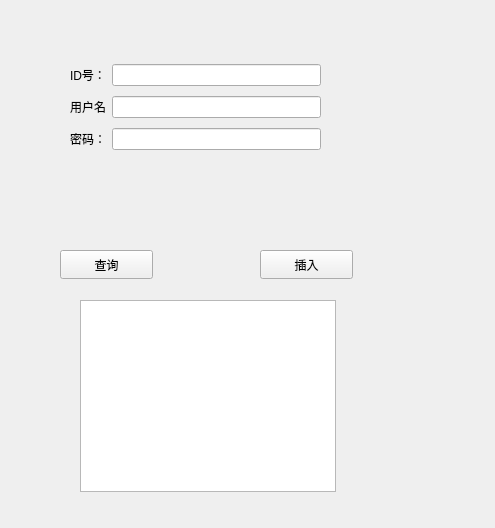
<?xml version="1.0" encoding="UTF-8"?>
<ui version="4.0">
 <class>Widget</class>
 <widget class="QWidget" name="Widget">
  <property name="geometry">
   <rect>
    <x>0</x>
    <y>0</y>
    <width>495</width>
    <height>528</height>
   </rect>
  </property>
  <property name="windowTitle">
   <string>Widget</string>
  </property>
  <widget class="QPushButton" name="pushButtonSearch">
   <property name="geometry">
    <rect>
     <x>60</x>
     <y>250</y>
     <width>93</width>
     <height>29</height>
    </rect>
   </property>
   <property name="text">
    <string>查询</string>
   </property>
  </widget>
  <widget class="QPushButton" name="pushButtonInsert">
   <property name="geometry">
    <rect>
     <x>260</x>
     <y>250</y>
     <width>93</width>
     <height>29</height>
    </rect>
   </property>
   <property name="text">
    <string>插入</string>
   </property>
  </widget>
  <widget class="QTableView" name="tableView">
   <property name="geometry">
    <rect>
     <x>80</x>
     <y>300</y>
     <width>256</width>
     <height>192</height>
    </rect>
   </property>
  </widget>
  <widget class="QWidget" name="">
   <property name="geometry">
    <rect>
     <x>70</x>
     <y>60</y>
     <width>251</width>
     <height>94</height>
    </rect>
   </property>
   <layout class="QVBoxLayout" name="verticalLayout">
    <item>
     <layout class="QHBoxLayout" name="horizontalLayout_3">
      <item>
       <widget class="QLabel" name="label_3">
        <property name="text">
         <string>ID号：</string>
        </property>
       </widget>
      </item>
      <item>
       <widget class="QLineEdit" name="lineEditID"/>
      </item>
     </layout>
    </item>
    <item>
     <layout class="QHBoxLayout" name="horizontalLayout">
      <item>
       <widget class="QLabel" name="label">
        <property name="text">
         <string>用户名</string>
        </property>
       </widget>
      </item>
      <item>
       <widget class="QLineEdit" name="lineEditName"/>
      </item>
     </layout>
    </item>
    <item>
     <layout class="QHBoxLayout" name="horizontalLayout_2">
      <item>
       <widget class="QLabel" name="label_2">
        <property name="text">
         <string>密码：</string>
        </property>
       </widget>
      </item>
      <item>
       <widget class="QLineEdit" name="lineEditPassword"/>
      </item>
     </layout>
    </item>
   </layout>
  </widget>
 </widget>
 <resources/>
 <connections/>
</ui>
